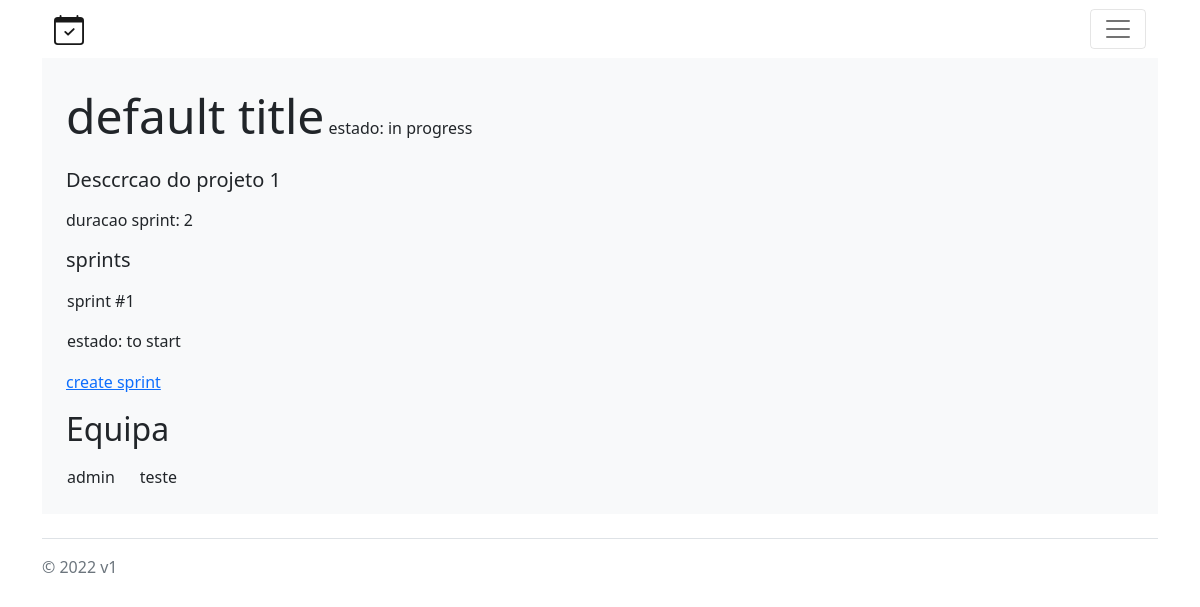
The page /projects/1 (signed in) on the database as committed earlier.
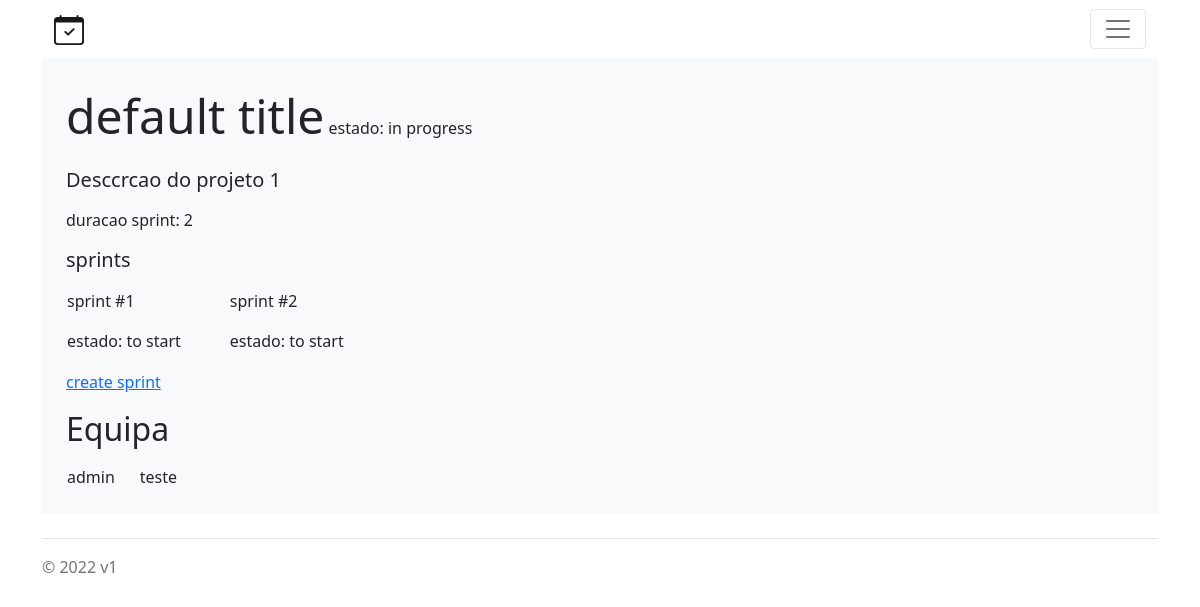
The same page on the database as committed later.
### scrum/models.py (models this page shows)
class Project(models.Model):
    title = models.TextField()
    description = models.TextField()
    created_by = models.ForeignKey(User, on_delete=models.CASCADE, related_name='from+')
    group = models.ForeignKey(Group, on_delete=models.CASCADE)
    created_at = models.DateTimeField(auto_now_add=True)
    tasks = models.ManyToManyField(Task)
    sprints = models.ManyToManyField(Sprint)
    sprint_duration = models.IntegerField()
    password = models.TextField()
    IN_PROGRESS = 1
    FINISHED = 2
    STATE_CHOICES = (
        (IN_PROGRESS, 'In Progress'),
        (FINISHED, 'Finished'),
    )
    state = models.PositiveSmallIntegerField(choices=STATE_CHOICES, blank=True, null=True)
    class Meta:
        permissions = (
            ('master', 'Master Permissions'),
            ('developer', 'Developer Permissions'),
            ('boss', 'Boss Permissions'),
        )

class Sprint(models.Model):
    number = models.IntegerField()
    tasks = models.ManyToManyField(Task)
    created_at = models.DateTimeField(auto_now_add=True)
    TO_START = 1
    IN_PROGRESS = 2
    FINISHED = 3
    STATE_CHOICES = (
        (TO_START, "To Start"),
        (IN_PROGRESS, 'In Progress'),
        (FINISHED, 'Finished'),
    )
    state = models.PositiveSmallIntegerField(choices=STATE_CHOICES, blank=True, null=True)

### scrum/views.py (the view)
# urls.py: path('projects/<int:project_id>', scrum_views.project, name='project-overview'),
def project(request, project_id=None):
    user_prof = UserProfile.objects.filter(user=request.user).first()
    proj = Project.objects.filter(id=project_id)
    return render(request, 'scrum/project_overview.html', {'title': f"{proj.first().title} dashboard",
                                                             'permission': request.user.has_perm('master',
                                                                                                 user_prof.projects.first()),
                                                             'projects': user_prof.projects.all().values(),
                                                             'project': proj.values()[0],
                                                             'sprints': proj.first().sprints.values(),
                                                             'team': User.objects.filter(groups__id=proj.first().group.id).values()})

### scrum/templates/scrum/project_overview.html (shortened to what this page needs)
{% extends "scrum/base.html" %}
{% block content %}
<p><span style="font-size: 3em;">{{project.title}}</span><span>
  estado:
  {% if project.state == 1 %}
     in progress
  {% elif project.state == 2 %}
    finished
  {% endif %}
</span></p>
<p><h5>{{project.description}}</h5>
</p>
<p>duracao sprint: {{project.sprint_duration}}</p>
<p><h5>sprints</h5></p>
<table >
<tr>
{% for sprint in sprints %}
<td style="padding-right: 3em;"><p>sprint #{{sprint.number}}</p>
<p>estado:
  {% if sprint.state == 1 %}
   to start
  {% elif sprint.state == 2 %}
  in progress
  {% elif sprint.state == 3 %}
  finished
  {% endif %}
</p></td>
{% endfor %}
</tr>
</table>
<a href="{% url 'create-sprint' project.id %}">create sprint</a>
<br>
<p><h2>Equipa</h2></p>
<table>
  <tr>
  {% for member in team %}
<td style="padding-right: 1.5em;">{{member.username}}</td>
{% endfor %}
</tr>
</table>
{% endblock content %}

### scrum/templates/scrum/base.html (shortened to what this page needs)
<!doctype html>
<html lang="pt" xmlns="http://www.w3.org/1999/html">
  <head>
    <link href="https://cdn.jsdelivr.net/npm/bootstrap@5.1.3/dist/css/bootstrap.min.css" rel="stylesheet">
    <link rel="stylesheet" href="https://cdnjs.cloudflare.com/ajax/libs/font-awesome/4.7.0/css/font-awesome.min.css">
  </head>
  <body>
    <div class="container py-3">
        <header class="pb-3 mb-4">
            <nav class="navbar navbar-light bg-white fixed-top container">
              <div class="container-fluid">
                <a class="navbar-brand" href="/">
                </a>
                <button class="navbar-toggler" type="button" data-bs-toggle="offcanvas" data-bs-target="#offcanvasNavbar" aria-controls="offcanvasNavbar">
                  <span class="navbar-toggler-icon"></span>
                </button>
              </div>
            </nav>
        </header>
        <main>
            <div class="p-4 mb-4 bg-light rounded-6">
            {% block content %}{% endblock %}
            </div>
        </main>
        <footer class="pt-3 mt-4 text-muted border-top">
            <div class="col-md-9">&copy; 2022 v1</div>
        </footer>
    </div>
  </body>
</html>

Rows that differ between the two databases and show on the page:
added Sprint: number "2", state "to start"
